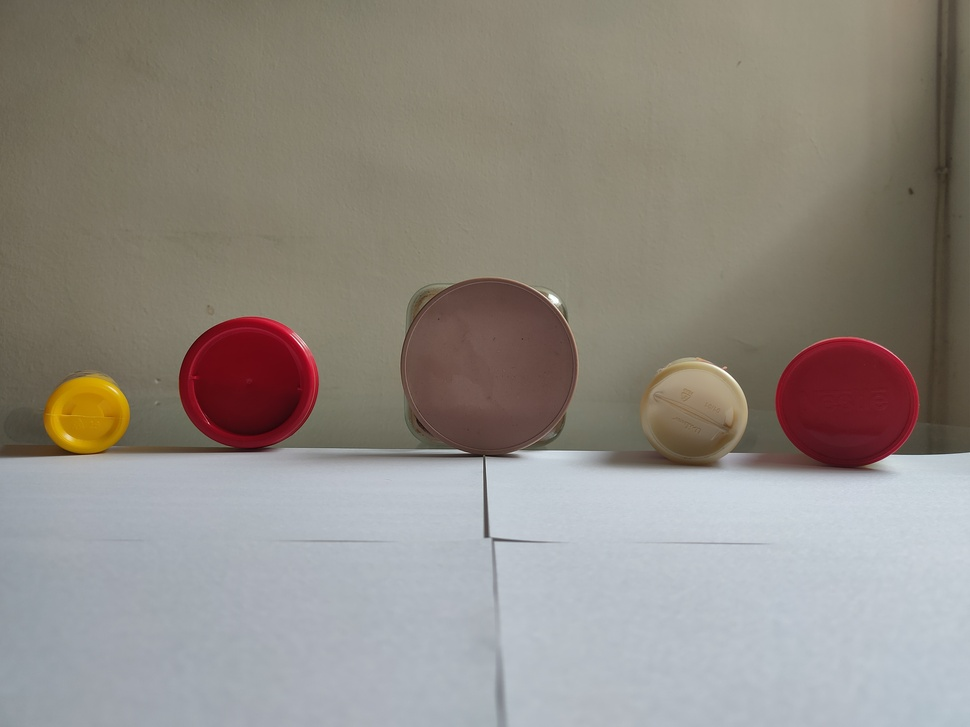
#> input picture circles.jpg, 970 x 727 px, shrunk from 4608 x 3456 before the run
$ jupyter execute --allow-errors questao1.ipynb
#> lines starting #> are read from the running program, lines starting #| are printed output that depends on the picture
##### Importações

[cell 1]
# Manipulação e processamento de imagens
import cv2
import matplotlib.pyplot as plt
import numpy as np

#### 1. Detectar Circulos - Transformada de Hough

[cell 2]
# A imagem possui 5 objetos circulares com diâmetros diferentes
# Carregando a imagem
img = cv2.imread("circles.jpg", 0)
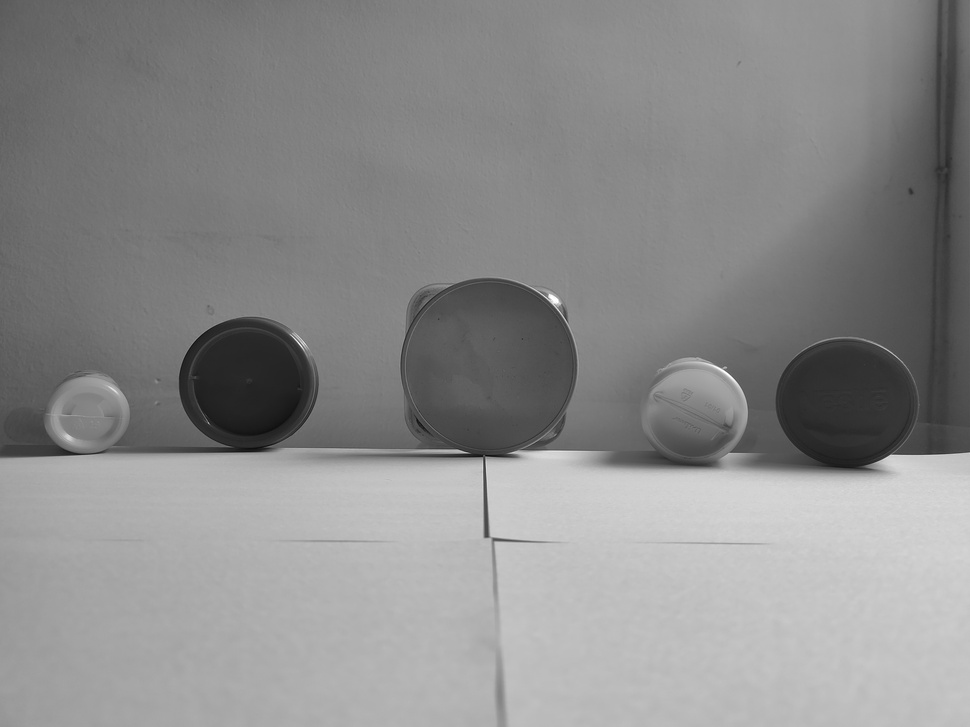
#> img: shape (727, 970); min 6, max 255, mean 139.7

[cell 3]
plt.imshow(img)

[cell 4]
kernel = np.ones((5,5),np.uint8)

grey = cv2.GaussianBlur(img,(9,9),0)
grey = cv2.morphologyEx(grey, cv2.MORPH_OPEN, kernel)
grey = cv2.morphologyEx(grey, cv2.MORPH_CLOSE, kernel)
plt.imshow(grey,cmap="gray")
plt.show()

[cell 5]
canny = cv2.Canny(grey,10,50)
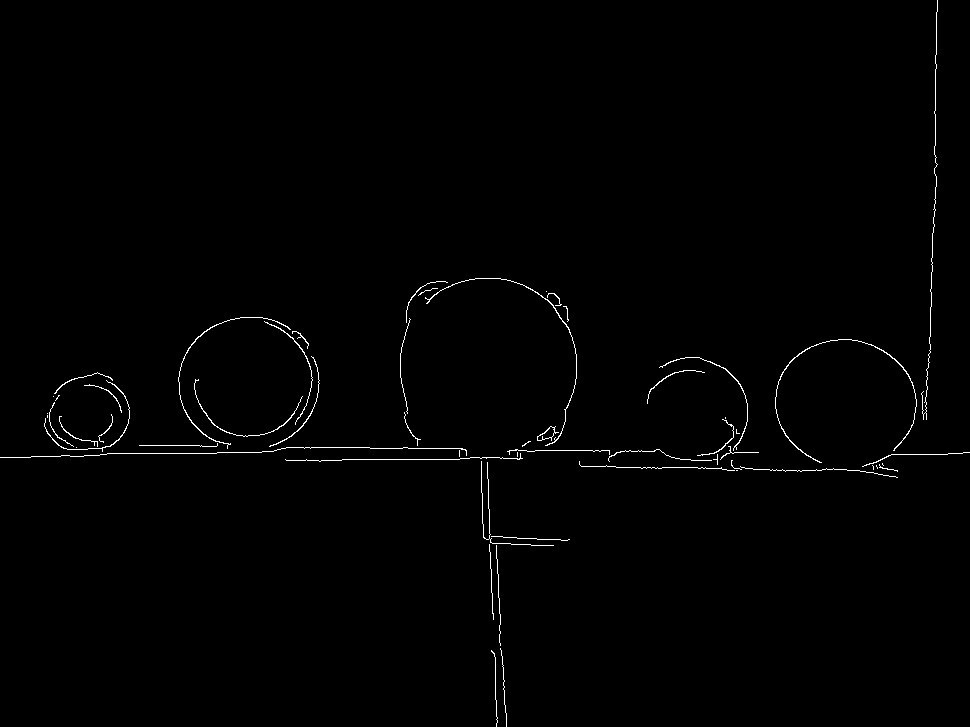
#> canny: shape (727, 970); 0.78% white in thin lines or dots
plt.imshow(canny,cmap="gray")
plt.show()

[cell 6]
circles = cv2.HoughCircles(
    grey,
    cv2.HOUGH_GRADIENT,
    dp=1.5,
    minDist=300,
    param1=20,
    param2=100,
    minRadius=100,
    maxRadius=500
)
#> circles = None

# Changing the dtype  to int
#> (the rest of this cell did not finish here and is left out)
